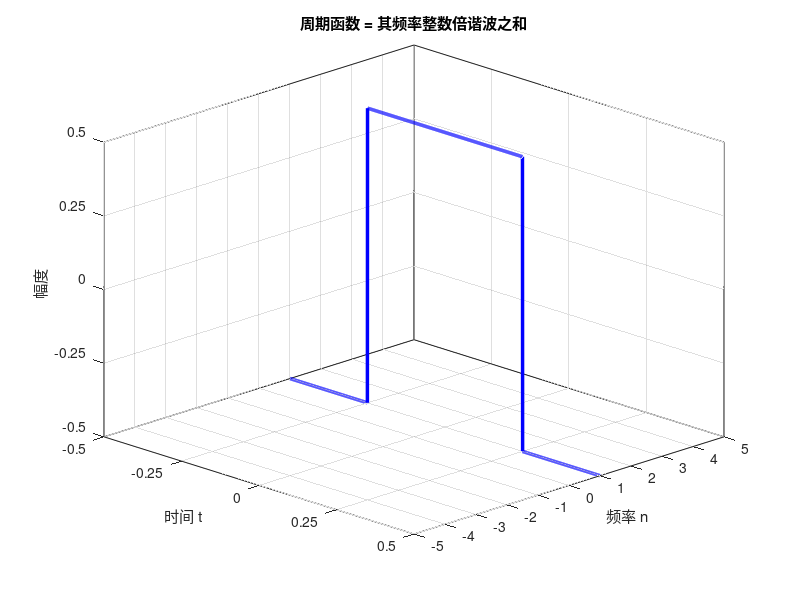

The MATLAB script that drew this image: (Note: this script raises an error after producing the figure.)

% 方波 + 余弦波分解 动画（保存为 GIF）
clear; clc; close all;

% ===== 时间轴 =====
t = linspace(-0.5, 0.5, 2000);

% ===== 方波：周期=1，关于t=0偶对称，幅度 -0.5~+0.5 =====
y_sq = square(2*pi*1*t + pi/2);
y_sq = y_sq / 2;

% ===== 频率取值：正负对称 =====
N = 5;
n_vals = -N:N;
n_vals(n_vals == 1) = [];   % 频率=1 留给方波

% 按 |n| 从小到大排序，动画更自然
[~, idx] = sort(abs(n_vals));
n_vals = n_vals(idx);

% ===== 预计算所有振幅 =====
Cn_vals = zeros(size(n_vals));
for k = 1:length(n_vals)
    n = n_vals(k);
    Cn_vals(k) = 0.5 * sin(n*pi/2) / (n*pi/2);
end

% ===== 绘图初始化 =====
figure('Position', [100 100 1200 700], 'Color', 'w', ...
       'MenuBar', 'figure');
hold on; grid on; box on;

axis([-0.5 0.5 -5 5 -0.5 0.5]);
set(gca, 'YTick', -5:1:5);
set(gca, 'ZTick', [-0.5 -0.25 0 0.25 0.5]);
set(gca, 'XTick', [-0.5 -0.25 0 0.25 0.5]);

xlabel('时间 t');
ylabel('频率 n');
zlabel('幅度');

view(45, 25);

% ===== GIF 保存初始化 =====
gif_filename = 'fourier_animation.gif';
gif_delay = 0.5;
frame_count = 0;

% ===== 标题 =====
main_title = '周期函数 = 其频率整数倍谐波之和';

% =========================================================
% 第一帧：只画方波（频率=1 平面）
% =========================================================
plot3(t, ones(size(t)), y_sq, 'b', 'LineWidth', 2.5);
title(main_title);
drawnow;

% 保存第一帧
frame_count = frame_count + 1;
frame = getframe(gcf);
im = frame2im(frame);
[A, map] = rgb2ind(im, 256);
imwrite(A, map, gif_filename, 'gif', ...
        'LoopCount', Inf, 'DelayTime', gif_delay);

pause(1);

% =========================================================
% 逐帧：依次画各频率的余弦波
% =========================================================
for k = 1:length(n_vals)
    n = n_vals(k);
    Cn = Cn_vals(k);
    
    % 频率为 n 的余弦波
    y_n = Cn * cos(2*pi*n*t);
    
    % 画余弦波
    plot3(t, n*ones(size(t)), y_n, 'Color', [0.85 0.33 0.10], ...
          'LineWidth', 1.5);
    
    % t=0 处红色振幅点
    plot3(0, n, Cn, 'ro', 'MarkerSize', 8, 'MarkerFaceColor', 'r');
    
    % 红色竖线：从 z=0 连到红点
    plot3([0 0], [n n], [0 Cn], 'r-', 'LineWidth', 1);
    
    % 底面紫色投影点：z=0
    plot3(0, n, 0, 'mo', 'MarkerSize', 8, 'MarkerFaceColor', [0.8 0.2 0.8]);
    
    title(main_title);
    drawnow;
    
    % 保存当前帧
    frame_count = frame_count + 1;
    frame = getframe(gcf);
    im = frame2im(frame);
    [A, map] = rgb2ind(im, 256);
    imwrite(A, map, gif_filename, 'gif', ...
            'WriteMode', 'append', 'DelayTime', gif_delay);
    
    pause(0.6);
end

% =========================================================
% 最后一帧：红点连成 sinc 包络线
% =========================================================
[sorted_n, idx2] = sort(n_vals);
plot3(zeros(size(sorted_n)), sorted_n, Cn_vals(idx2), ...
      'r-', 'LineWidth', 2);

title(main_title);
drawnow;

% 保存最后一帧
frame_count = frame_count + 1;
frame = getframe(gcf);
im = frame2im(frame);
[A, map] = rgb2ind(im, 256);
imwrite(A, map, gif_filename, 'gif', ...
        'WriteMode', 'append', 'DelayTime', gif_delay);

hold off;
